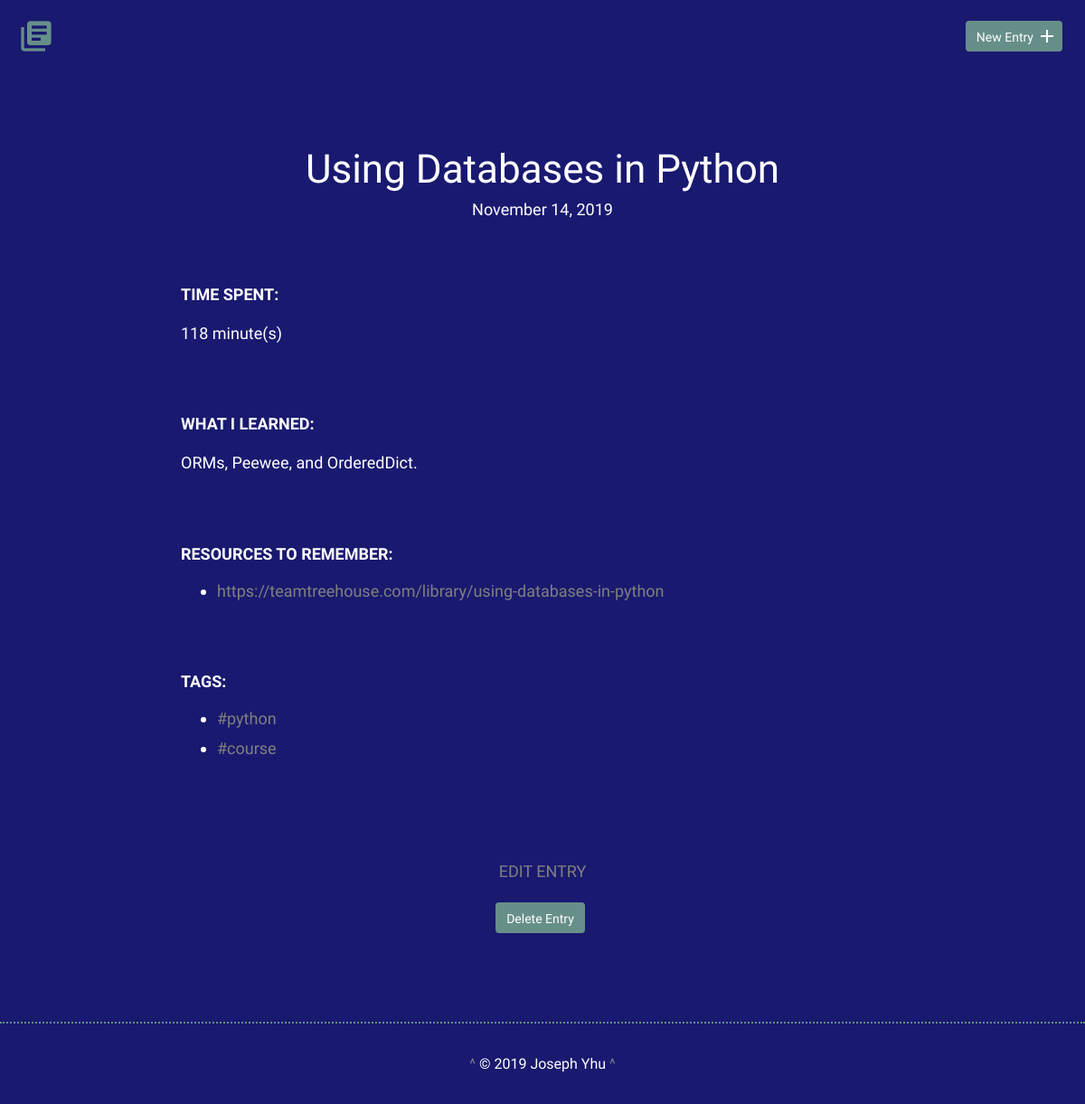
Page /detail.php?id=94 on the committed database.
### tables this page shows
CREATE TABLE "entries" (
	"id"	INTEGER NOT NULL PRIMARY KEY AUTOINCREMENT,
	"title"	NUMERIC NOT NULL,
	"date"	TEXT NOT NULL,
	"time_spent"	INTEGER NOT NULL,
	"time_units"	TEXT NOT NULL,
	"learned"	REAL NOT NULL,
	"resources"	BLOB,
	"tags"	BLOB
);

### inc/functions.php (called while the page is built, shortened)
<?php
function get_entry($id) {
    include 'connection.php';
    $sql = "SELECT * FROM entries WHERE id = ?";
    try {
        $results = $db->prepare($sql);
        $results->bindValue(1, $id, PDO::PARAM_INT);
        $results->execute();
    } catch (Exception $e) {
        echo "Error: " . $e->getMessage() . "<br>";
        return false;
    }
    return $results->fetch();
}

### detail.php (the view, shortened to what this page needs)
<?php
require 'inc/functions.php';
$id = filter_input(INPUT_GET, 'id', FILTER_SANITIZE_NUMBER_INT);
$item = get_entry($id);
include 'inc/header.php'; ?>
    <section>
      <div class="container">
        <div class="entry-list single">
          <article>
            <h1><?php echo $item['title']; ?></h1>
            <time datetime="<?php $item['date']; ?>"><?php echo date('F d, Y', strtotime($item['date'])); ?></time>
            <div class='entry'>
              <h3>Time Spent: </h3>
              <p><?php echo $item['time_spent'] . " " . $item['time_units']; ?></p>
            </div>
            <div class='entry'>
              <h3>What I Learned:</h3>
              <?php foreach (explode("\n", $item['learned']) as $learned) {
                  echo "<p>" . $learned . "</p>";
              }
              ?>
            </div>
            <div class='entry'>
              <h3>Resources to Remember:</h3>
              <?php
              if (!empty($item['resources'])) {
                  echo "<ul>";
                  foreach (explode(',', $item['resources']) as $resource) {
                      if (stripos(trim($resource), 'http://') === 0 or stripos(trim($resource), 'https://') === 0) {
                          echo "<li><a href='" . strtolower(trim($resource)) . "' target='_blank'>" . strtolower(trim($resource)) . "</a></li>";
                      } else {
                          echo "<li>" . trim($resource) . "</li>";
                      }
                  }
                  echo "</ul>";
              }
              ?>
            </div>
            <div class='entry'>
              <h3>Tags:</h3>
              <?php
              if (!empty($item['tags'])) {
                  $tags = explode(',', $item['tags']);
                  echo "<ul>";
                  foreach ($tags as $tag) {
                      echo "<li><a href='tags.php?tag=" . trim($tag) . "'>#" . trim($tag) . "</a></li>";
                  }
                  echo "</ul>";
              }
              ?>
            </div>
          </article>
        </div>
      </div>
      <div class="edit">
        <p><a href="edit.php?id=<?php echo $id; ?>">Edit Entry</a></p>
        <p><input type="submit" class="button" value="Delete Entry" onclick="confirmDelete()"></p>
      </div>
    </section>
<?php include 'inc/footer.php'; ?>

### inc/header.php (shortened to what this page needs)
<!DOCTYPE html>
<html>
  <head>
    <link rel="stylesheet" href="css/normalize.css">
    <link rel="stylesheet" href="css/site.css">
  </head>
  <body>
    <header>
      <div class="container" id="top">
        <div class="site-header">
          <a class="logo" href="index.php" title="Home"><i class="material-icons">library_books</i></a>
          <a class="button icon-right" href="new.php"><span>New Entry</span> <i class="material-icons">add</i></a>
        </div>
      </div>
    </header>

### inc/footer.php
    <footer>
      <div>
        <a href="#top">^</a>
        &copy; <?php echo date("Y"); ?> Joseph Yhu
        <a href="#top">^</a>
      </div>
    </footer>
  </body>
</html>

### css/site.css (style rules this page uses)
body { font-size: 16px; font-family: 'Cousine', serif; font-weight: 400; color: #FFF; background-color: #191970; }
.container { margin: 0 auto; padding: 0 25px; }
header .site-header { margin: 0 auto; height: 95px; }
header .logo i { color: #678f89; margin: 20px 0 0 -5px; float: left; font-size: 40px; }
header .button { float: right; margin: 33px 0 0 0; }
footer { text-align: center; padding: 35px 0; border-top: 2px dotted #678f89; }
a { text-decoration: none; color: #808080; }
.button { padding: 8px 10px 6px 10px; background: #678f89; border: 2px solid #678f89; border-radius: 4px; text-decoration: none; color: #FFF; position: relative; text-align: center; font-size: 14px; }
.button.icon-right { padding-right: 30px; top: -10px; }
.button.icon-right i { position: absolute; top: 3px; right: 3px; }
h1, h2, h3 { margin: 0; font-weight: 400; line-height: 1em; color: #FFF; }
h1 { font-size: 44px; margin-bottom: 12px; text-align: center; }
h3 { font-size: 18px; font-family: 'Work Sans', serif; font-weight: 600; text-transform: uppercase; }
p { line-height: 1.8em; font-size: 18px; }
p a { padding: 0; }
ul li { line-height: 1.8em; font-size: 18px; }
ul li a { line-height: 1.8em; }
.entry-list, .edit-entry, .new-entry { max-width: 800px; margin: 0 auto; padding: 70px 0 150px 0; }
.entry-list article { margin-bottom: 70px; text-align: center; }
.entry-list article:last-child { margin-bottom: 0; }
.entry-list.single { padding-bottom: 70px; }
.entry-list.single time { font-size: 18px; }
.entry { max-width: 800px; margin: 75px auto 0 auto; text-align: left; }
.entry p { margin-bottom: 40px; }
.edit { padding-bottom: 80px; text-align: center; margin: 0 auto; }
.edit a { font-weight: 400; text-transform: uppercase; font-size: 18px; }
input[type=submit] { margin-right: 5px; }

### rows in the picture
entries: title "Using Databases in Python", date "November 14, 2019", time_spent "118", time_units "minute(s)", learned "ORMs, Peewee, and OrderedDict.", resources "https://teamtreehouse.com/library/using-databases-in-python", tags "python", tags "course"
